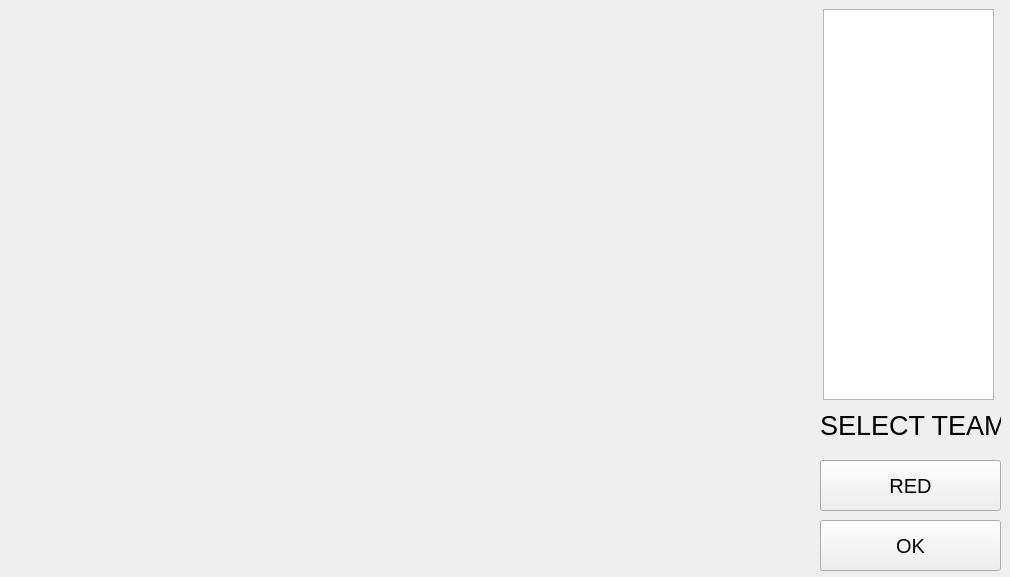
<?xml version="1.0" encoding="UTF-8"?>
<ui version="4.0">
 <class>MainWindow</class>
 <widget class="QMainWindow" name="MainWindow">
  <property name="geometry">
   <rect>
    <x>0</x>
    <y>0</y>
    <width>1010</width>
    <height>577</height>
   </rect>
  </property>
  <property name="font">
   <font>
    <pointsize>11</pointsize>
   </font>
  </property>
  <property name="windowTitle">
   <string>RCBigAutocontroller</string>
  </property>
  <widget class="QWidget" name="centralWidget">
   <widget class="QWidget" name="verticalLayoutWidget">
    <property name="geometry">
     <rect>
      <x>10</x>
      <y>10</y>
      <width>801</width>
      <height>561</height>
     </rect>
    </property>
    <layout class="QVBoxLayout" name="paintLayout"/>
   </widget>
   <widget class="QLabel" name="lbGameStatus">
    <property name="geometry">
     <rect>
      <x>820</x>
      <y>10</y>
      <width>121</width>
      <height>41</height>
     </rect>
    </property>
    <property name="font">
     <font>
      <pointsize>15</pointsize>
      <weight>75</weight>
      <bold>true</bold>
     </font>
    </property>
    <property name="text">
     <string/>
    </property>
   </widget>
   <widget class="QPushButton" name="pWhoAmI">
    <property name="geometry">
     <rect>
      <x>820</x>
      <y>460</y>
      <width>181</width>
      <height>51</height>
     </rect>
    </property>
    <property name="font">
     <font>
      <pointsize>15</pointsize>
     </font>
    </property>
    <property name="text">
     <string>RED</string>
    </property>
   </widget>
   <widget class="QLabel" name="lbSelTeam">
    <property name="geometry">
     <rect>
      <x>820</x>
      <y>390</y>
      <width>181</width>
      <height>71</height>
     </rect>
    </property>
    <property name="font">
     <font>
      <pointsize>20</pointsize>
     </font>
    </property>
    <property name="text">
     <string>SELECT TEAM</string>
    </property>
   </widget>
   <widget class="QPushButton" name="pTeamOk">
    <property name="geometry">
     <rect>
      <x>820</x>
      <y>520</y>
      <width>181</width>
      <height>51</height>
     </rect>
    </property>
    <property name="font">
     <font>
      <pointsize>15</pointsize>
     </font>
    </property>
    <property name="text">
     <string>OK</string>
    </property>
   </widget>
   <widget class="QPlainTextEdit" name="tGameStatus">
    <property name="geometry">
     <rect>
      <x>823</x>
      <y>9</y>
      <width>171</width>
      <height>391</height>
     </rect>
    </property>
   </widget>
  </widget>
 </widget>
 <layoutdefault spacing="6" margin="11"/>
 <resources/>
 <connections/>
</ui>
